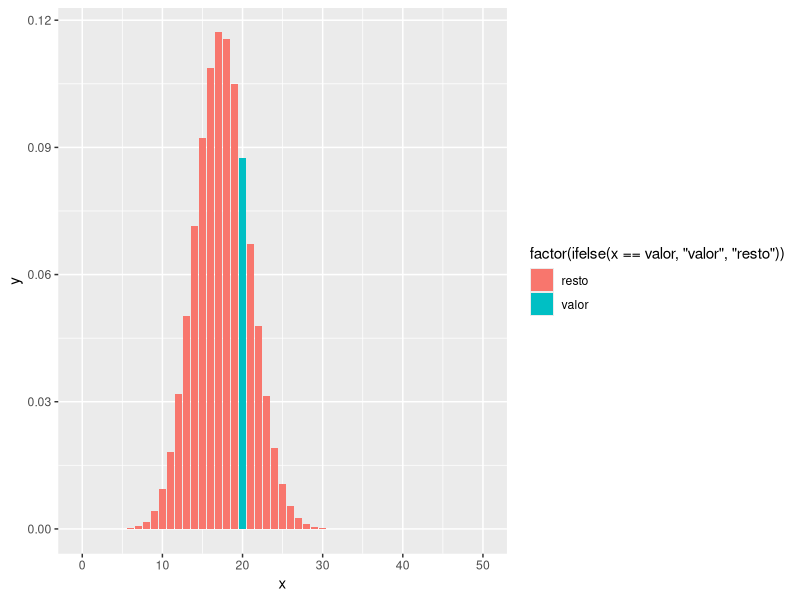
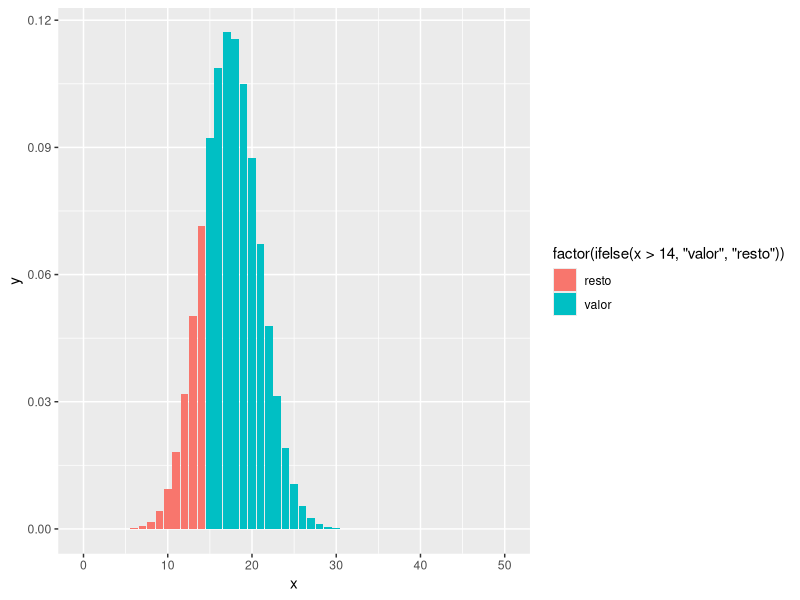

Generate these figures, in order, with R: (Note: this script raises an error after producing the figures.)
n=50
p=0.35
valor=20
dbinom(valor,size=n,prob=p)
#exactamente 20 
library(ggplot2)
rango=0:n
df=data.frame(x=rango, y=dbinom(rango,size=n,prob=p))
df
p
ggplot(df, aes(x = x, y = y, fill = factor(ifelse(x==valor,"valor","resto")))) +
  geom_bar(stat = "identity")
###########################################
#P(X>14)
valor2=14
pbinom(valor2,size = n, prob = p, lower.tail = FALSE)
#LOWER TAIL TRUE-> ARRIBA DEL VALOR 
#LOWER TAIL
pbinom(valor2,size = n, prob = p)   

ggplot(df, aes(x = x, y = y, fill = factor(ifelse(x>14,"valor","resto")))) +
  geom_bar(stat = "identity")


ggplot(df, aes(x = x, y = y, fill = factor(ifelse(x>12,"valor","resto") && ifelse(x<20,"valor","resto")))) +
  geom_bar(stat = "identity")
###############################################
val=13
val2=19
pro=pbinom(val, size=n,prob=p,lower.tail = F)-pbinom(valor2,size=n,prob=p,lower.tail = F)
pro
ggplot(df, aes(x = x, y = y, fill = factor(ifelse(x>val,"valor","resto")))) +
  geom_bar(stat = "identity")
####################################################
a=0.3
qbinom(a,size=n,prob=p)
###dbinom valores del data
###pnimob la probabilidad 
###qbinom valor de x
###rbinom muestra aleatoria de números
rbinom(10,size=n,prob=p)
#cada vez que se ejecuta ese código se generan números aleatorios y R genera valores diferentes
#si se desea generar los mismos valores se puede fijar una semilla mediante la función set.seed()
set.seed(1)
rbinom(10,size=n,prob=p)
#####################################################
#DISTRIBUCION DE POISSON
rango=0:8
lamda=0.9
valor=4
valor1=0
valor2=1
valor3=3
dpois(valor,lamda)
dpois(valor1,lamda)
dpois(valor2,lamda)
dpois(valor3,lamda)
#(P(x=4)) significa que 
DF=data.frame(x=rango, y=dpois(rango,lamda))

ggplot(DF, aes(x = x, y = y, fill = factor(ifelse(x==valor,"valor","resto")))) +
  geom_bar(stat = "identity")
######################################################
valor=2
dpois(valor2,size = n, prob = p, lower.tail = FALSE)
ggplot(DF, aes(x = x, y = y, fill = factor(ifelse(x<3,"valor","resto")))) +
  geom_bar(stat = "identity")

######################################################
r=8
rpois(30,lambda = lamda)


#####################################################
media =3
desv=0.3
valor1=3
valor2=2.8#UNIVER DE GRANADA PRCA DE R
pnorm(valor1, mean = 3,sd=desv)-pnorm(valor2, mean = 3,sd=desv)
rango=c(media-3*desv,media+3*desv)
rango
ggplot(data.frame(x=rango),aes(x=rango))+
  stat_function(fun=dnorm,n=101,args=list(mean=media,sd=desv))+
  geom_area(stat = "function" , fun=dnorm, args=list(mean=media,sd=desv),
            fill="red",xlim=c(valor2,valor1),alpha=0.3)



